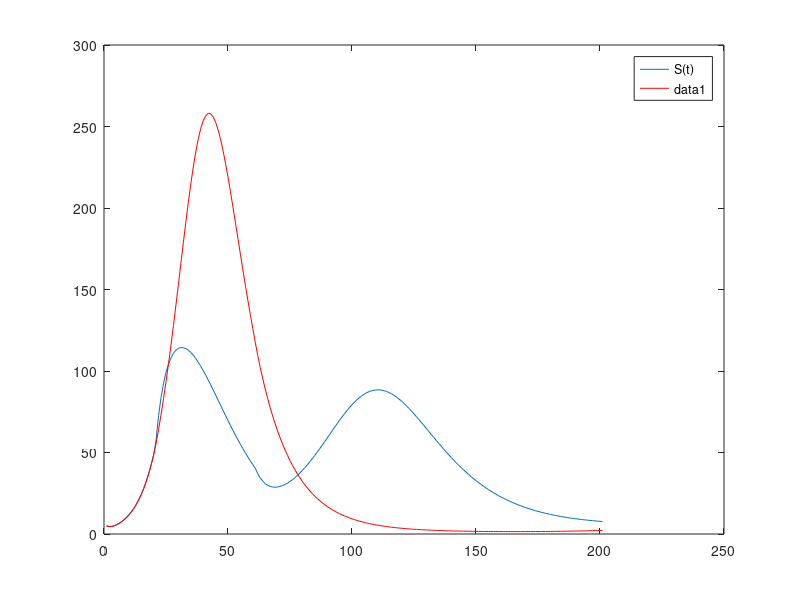

Reproduce this figure in MATLAB.
N=1500;
r=0.6;
l=0.5;
mu=4.98*10^-5;
alpha=1/4;
zeta=1/3;
gamma=1/6;
gammar=1/5;
mean_cont=0.9575;
transm_risk=0.6;
beta=mean_cont*transm_risk; 
delta=0.05;
kappa=1/7;
kappar=1/9;
tau=1/10;
h=0.29;
d=1/14;
T=100;
T1=1000;
ss=0.92; % Succes Rate of Sampling
st=0.95; % Succes Rate of Test
c=1;%ss*st;
r1=(1-r)*l;
rate=T*c; 
rate1=T1*c;
tD1=20; % Start of Drone Operation
te1=60; % End of Drone Operation
tD2=20; % Start of Drone Operation
te2=60; % End of Drone Operation


tspan = 0:1:200;
xinit = [1495,0,0,5,0,0];
options = odeset('NonNegative',4);

f = @(t1,y1) [mu*N-mu*y1(1)-beta*(y1(4)+r1*y1(3))/(N-r*y1(3))*y1(1)+delta*d*y1(5);...
    (beta*(y1(4)+r1*y1(3))/(N-r*y1(3))*y1(1))-(mu+alpha*...
    (1+(rate/N)*(t1>tD1)*(t1<te1)))*y1(2);...
    rate/N*(t1>tD1)*(t1<te1)*(alpha*y1(2)+zeta*y1(4))-(kappar*h+gammar+mu)*y1(3);...
    alpha*y1(2)-(kappa*h+gamma+mu+zeta*(rate/N)*(t1>tD1)*(t1<te1))*y1(4);...
    tau*y1(6)+gammar*y1(3)+gamma*y1(4)-mu*y1(5)-delta*d*y1(5);
    h*(kappar*y1(3)+kappa*y1(4))-(mu+tau)*y1(6)];

g = @(t2,y2) [mu*N-mu*y2(1)-beta*(y2(4)+r1*y2(3))/(N-r*y2(3))*y2(1)+delta*d*y2(5);...
    (beta*(y2(4)+r1*y2(3))/(N-r*y2(3))*y2(1))-(mu+alpha*...
    (1+(rate1/N)*(t2>tD2)*(t2<te2)))*y2(2);...
    rate1/N*(t2>tD2)*(t2<te2)*(alpha*y2(2)+zeta*y2(4))-(kappar*h+gammar+mu)*y2(3);...
    alpha*y2(2)-(kappa*h+gamma+mu+zeta*(rate1/N)*(t2>tD2)*(t2<te2))*y2(4);...
    tau*y2(6)+gammar*y2(3)+gamma*y2(4)-mu*y2(5)-delta*d*y2(5);
    h*(kappar*y2(3)+kappa*y2(4))-(mu+tau)*y2(6)];

[t1,y1]=ode45(f, tspan, xinit); 
[t2,y2]=ode45(g, tspan, xinit);
   
    
    
I1=y1(:,3)+y1(:,4)+y1(:,6);
I2=y2(:,3)+y2(:,4)+y2(:,6);
 
HC=ones(size(I1))*4;
  

 plot(I2(:,:))
 legend('S(t)', 'E(t)', 'J(t)', 'I(t)', 'R(t)')
 hold on
 plot(I1(:,:),'r')
 %plot(HC)
Sum1=0;
Sum2=0;
for i=1:100
sn=I1(i);
Sum1=Sum1+sn;
end
for i=1:100
sn=I2(i);
Sum2=Sum2+sn;
end
Sum2-Sum1

